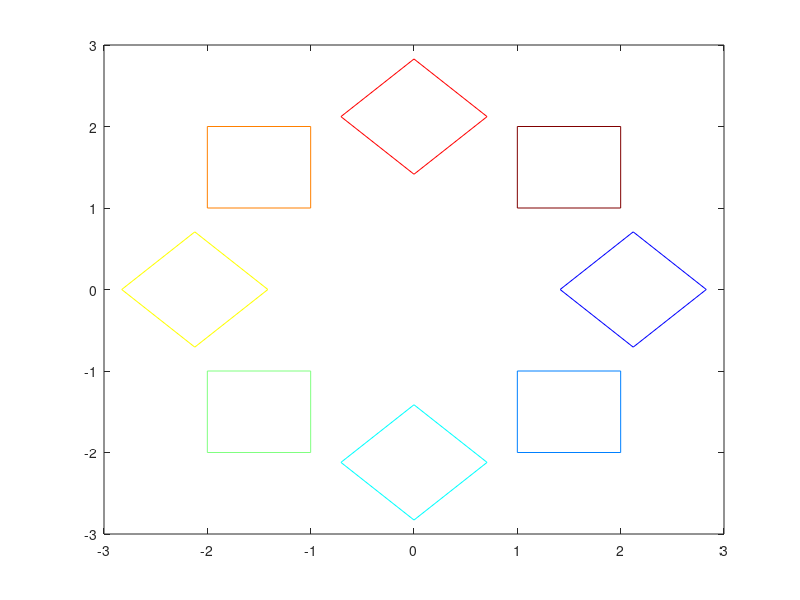

The MATLAB source for this figure:
% CHALLENGE11.M
%   Peter Dobbs 11/30/2015
%   Challenge is to rotate the points of a square and
%   replot the rotated square.

clear
close all

p = [1 1; 2 1; 2 2; 1 2; 1 1];

R = [cos(pi/4) -sin(pi/4); sin(pi/4) cos(pi/4)];

n = 8;
%color pallete
colorlist = jet(n);

for i=1:n
    p = p*R;
    x = p(:,1);
    y = p(:,2);
    plot(x,y,'col',colorlist(i,:)); hold on;
    axis([-3 3 -3 3])
end
hold off;